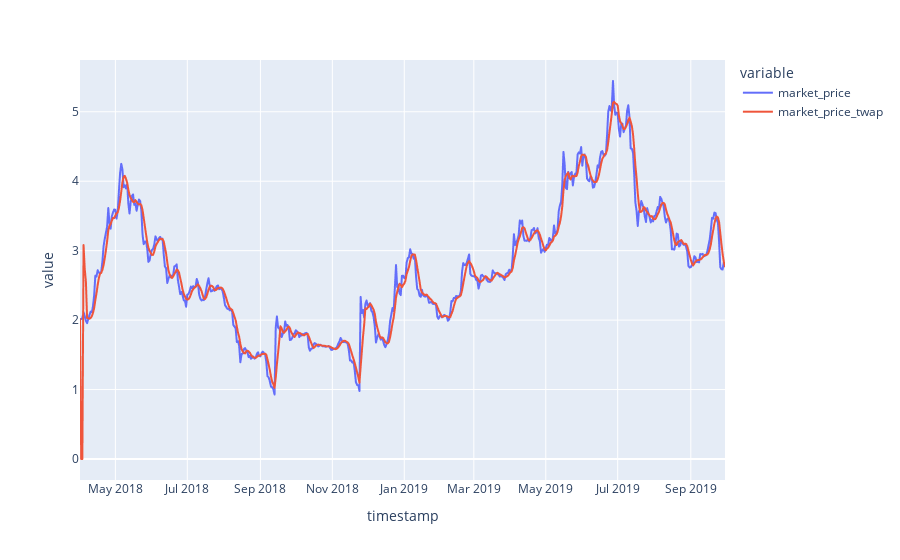

The notebook cell saved with this chart:
### Code cell
df.plot(x='timestamp', y=['market_price', 'market_price_twap'])

### Figure 1 — Plotly figure (JSON) as saved in the notebook; plotly's stock layout.template omitted (floating-point values rounded to 4 significant figures; data arrays with more than 128 entries replaced by an {"elided": "..."} marker saying what was removed)
{"data": [{"hovertemplate": "variable=market_price<br>timestamp=%{x}<br>value=%{y}<extra></extra>", "legendgroup": "market_price", "line": {"color": "#636efa", "dash": "solid"}, "mode": "lines", "name": "market_price", "showlegend": true, "type": "scattergl", "x": {"elided": "548 str values"}, "xaxis": "x", "y": {"elided": "548 float values"}, "yaxis": "y"}, {"hovertemplate": "variable=market_price_twap<br>timestamp=%{x}<br>value=%{y}<extra></extra>", "legendgroup": "market_price_twap", "line": {"color": "#EF553B", "dash": "solid"}, "mode": "lines", "name": "market_price_twap", "showlegend": true, "type": "scattergl", "x": {"elided": "548 str values"}, "xaxis": "x", "y": {"elided": "548 float values"}, "yaxis": "y"}], "layout": {"legend": {"title": {"text": "variable"}, "tracegroupgap": 0}, "margin": {"t": 60}, "xaxis": {"anchor": "y", "domain": [0, 1], "title": {"text": "timestamp"}}, "yaxis": {"anchor": "x", "domain": [0, 1], "title": {"text": "value"}}}}
